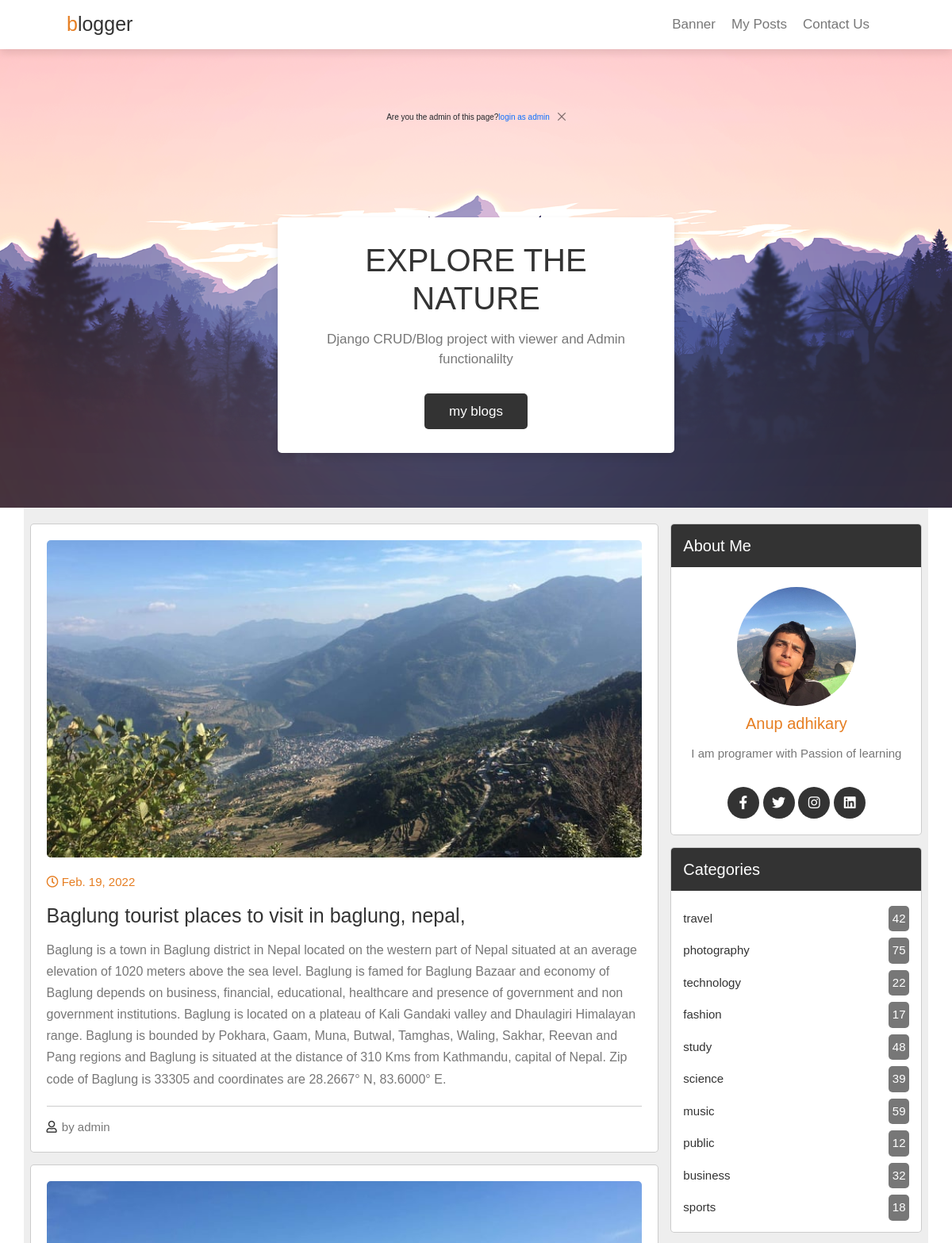
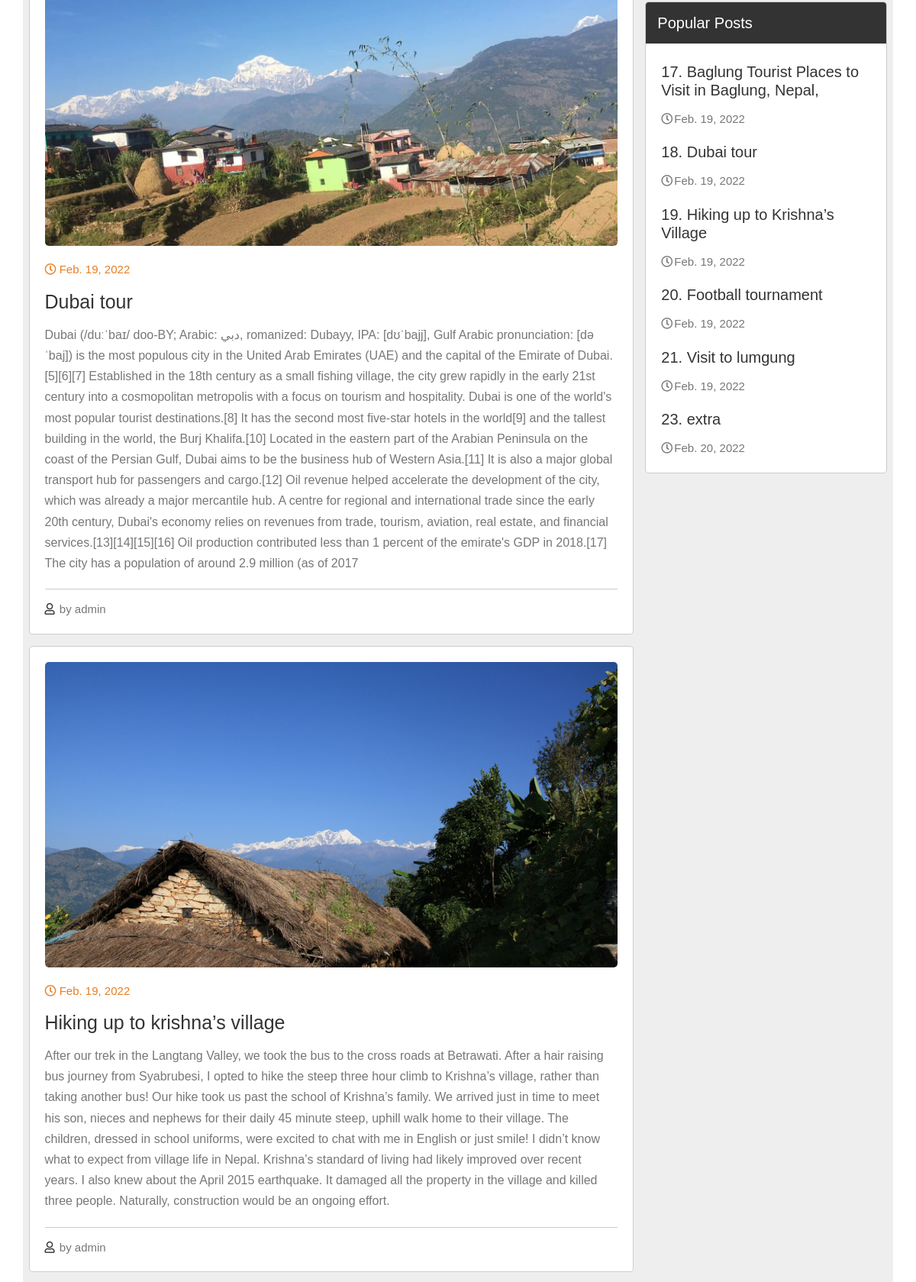
The page / (upper part) on the database its author committed (2 pictures, top to bottom).
### app_one/models.py (models this page shows, shortened)
class Add_BlogModel(models.Model):
    title = models.CharField(max_length=50)
    tags = models.CharField(max_length=80)
    desc = models.TextField(max_length=8000)
    image = models.ImageField( upload_to='my image/%y/%m/%d')
    date = models.DateField(auto_now_add=True)

### app_one/views.py (the view)
# urls.py: path('', views.index, name='home'),
def index(request):
    form_addblog = AddBlog()
    form_contact = Contactus_form()
    blogs = Add_BlogModel.objects.all()
    message_send_by_viewers = Contact.objects.all()
    dic = {'form_addblog':form_addblog, 'form_contactus':form_contact, 'blogs':blogs, 'messages_to_admin':message_send_by_viewers}
    return render(request, 'home.html', dic)

### templates/home.html (shortened to what this page needs)
{% load static %}
<!DOCTYPE html>
<html lang="en">
<head>
    <link href="https://cdn.jsdelivr.net/npm/bootstrap@5.1.3/dist/css/bootstrap.min.css" rel="stylesheet">
    <link rel="stylesheet" href="https://cdnjs.cloudflare.com/ajax/libs/font-awesome/5.15.3/css/all.min.css">
    <link rel="stylesheet" href="{% static 'css/style.css' %}">
</head>
<body>
<header class="header">
    <a href="#" class="logo"><span>b</span>logger</a>
    <nav class="navbar">
        <a href="#banner" >banner</a>
        <a href="#posts">my posts</a>
        {% if request.user.is_authenticated %}
        <a href="#contact">AddBlog</a>
        {% else %}
        <a href="#contact">Contact us</a>
        {% endif %}
        {% if request.user.is_authenticated %}
            <a href='{% url 'logout' %}'>logout </a>
    </nav>
    <div class="icons">
        <i class="fas fa-bars" id="menu-bars"></i>
    </div>
        {% else %}
    </nav>
        {% endif %}
</header>
<section class="banner" id="banner">
    {% if messages %}
        {% for message in messages %}
            <div class="alert alert-{{message.tags}} alert-dismissible fade show" role="alert">
                {{ message }}
                <button type="button" class="btn-close" data-bs-dismiss="alert" aria-label="Close"></button>
            </div>
        {% endfor %}
    {% else %}
        {% if request.user.is_authenticated == False %}
        <div class="alert alert-{{message.tags}} alert-dismissible fade show" role="alert">
            Are you the admin of this page?<a href = '{% url 'login' %}'>login as admin </a>
            <button type="button" class="btn-close" data-bs-dismiss="alert" aria-label="Close"></button>
        </div>
    {% endif %}
    {% endif %}
    <div class="content">
        <h3>explore the nature</h3>
        <p>Django CRUD/Blog project with viewer and Admin functionalilty</p>
        <a href="" class="btn">my blogs</a>
    </div>
</section>
<section class="container" id="posts">
    <div class="posts-container">
        {% for blog in blogs %}
        <div class="post">
            <img src="{{blog.image.url}}" alt="" class="image">
            <div class="date">
                <i class="far fa-clock"></i>
                <span>{{blog.date}}</span>
            </div>
            <h3 class="title">{{blog.title.capitalize}}</h3>
            <p class="text">{{blog.desc}}</p>
            <div class="links">
                <a href="#" class="user">
                    <i class="far fa-user"></i>
                    <span>by admin</span>
                </a>
            </div>
        </div>
        {% endfor %}
    </div>
    <div class="sidebar">
        {% if request.user.is_authenticated %}
        {% else %}
        <div class="box">
            <h3 class="title">about me</h3>
            <div class="about">
                <img src="{% static 'images/user.png' %}" alt="">
                <h3>Anup adhikary</h3>
                <p>I am programer with Passion of learning</p>
                <div class="follow">
                    <a href="#" class="fab fa-facebook-f"></a>
                    <a href="#" class="fab fa-twitter"></a>
                    <a href="#" class="fab fa-instagram"></a>
                    <a href="#" class="fab fa-linkedin"></a>
                </div>
            </div>
        </div>
        {% endif %}
        {% if request.user.is_authenticated %}
            {% for message in messages_to_admin %}
            <div class="box">
                <h3 class="title">message from {{message.name}}</h3>
                <div class="category">
                    <h6>contact : {{message.email}} / {{message.number}}</h6><br>
                    <h6>subject : {{message.subject}}</h6><br>
                <p>{{message.message}}</p><br>
                <a href="{% url 'delete_message' message.id %}" class="icon">
                    <i class="fa fa-trash"></i>
                </a>
                </div>
            </div>
            {% endfor %}
        {% else %}
        <div class="box">
            <h3 class="title">categories</h3>
            <div class="category">
                <a href="#"> travel <span>42</span></a>
                <a href="#"> photography <span>75</span> </a>
                <a href="#"> technology <span>22</span> </a>
                <a href="#"> fashion <span>17</span> </a>
                <a href="#"> study <span>48</span> </a>
                <a href="#"> science <span>39</span> </a>
                <a href="#"> music <span>59</span> </a>
                <a href="#"> public <span>12</span> </a>
                <a href="#"> business <span>32</span> </a>
                <a href="#"> sports <span>18</span> </a>
            </div>
        </div>
        {% endif %}
        <div class="box">
            <h3 class="title">popular posts</h3>
            <div class="p-post">
                {% for blog in blogs %}
                <a href="#">
                    <h3>{{blog.id}}. {{blog.title}}</h3>
                    <span><i class="far fa-clock"></i>{{blog.date}}</span>
                </a>
                {% endfor %}
            </div>
        </div>
    </div>
</section>
</body>
</html>

### static/css/style.css (style rules this page uses)
:root { --orange: #e67e22; --black: #333; --light-color: #777; --border: .1rem solid rgba(0, 0, 0, .2); --box-shadow: 0 .5rem 1rem rgba(0, 0, 0, .1); }
* { margin: 0; padding: 0; box-sizing: border-box; outline: none; border: none; text-decoration: none; font-family: Verdana, Geneva, Tahoma, sans-serif; font-weight: lighter; }
html { font-size: 62.5%; overflow-x: hidden; scroll-behavior: smooth; scroll-padding-top: 6rem; }
section { padding: 2rem 7%; }
.btn { margin-top: 1rem; display: inline-block; background: var(--black); color: #fff; border-radius: .5rem; padding: .9rem 3rem; cursor: pointer; font-size: 1.7rem; }
.header { position: fixed; top: 0; left: 0; right: 0; z-index: 1000; background: #fff; box-shadow: var(--box-shadow); display: flex; align-items: center; padding: 1.2rem 7%; }
.header .logo { color: var(--black); font-size: 2.5rem; margin-right: auto; }
.header .logo span { color: var(--orange); }
.header .navbar a { text-decoration: None; color: var(--light-color); margin-right: 2rem; font-size: 1.7rem; text-transform: capitalize; }
.banner { min-height: 80vh; background: url(../images/banner.png) no-repeat; background-size: cover; background-position: center; display: grid; place-items: center; padding-top: 8rem; }
.banner .content { text-align: center; background: #fff; border-radius: .5rem; box-shadow: var(--box-shadow); padding: 3rem; max-width: 50rem; }
.banner .content h3 { font-size: 4rem; color: var(--black); text-transform: uppercase; }
.banner .content p { font-size: 1.7rem; color: var(--light-color); padding: 1rem 0; line-height: 1.5; }
.container { display: grid; grid-template-columns: 2.5fr 1fr; gap: 1.5rem; background: #eee; }
.container .posts-container .post { width: 100%; padding: 2rem; background: #fff; border: var(--border); border-radius: .5rem; margin-bottom: 1.5rem; }
.container .posts-container .post .image { height: 40rem; width: 100%; border-radius: .5rem; object-fit: cover; }
.container .posts-container .post .date { padding-top: 2rem; font-size: 1.5rem; color: var(--orange); }
.container .posts-container .post .title { padding-top: 1.5rem; font-size: 2.5rem; color: var(--black); }
.container .posts-container .post .text { color: var(--light-color); font-size: 1.6rem; line-height: 1.7; padding: 1rem 0; }
.container .posts-container .links { border-top: var(--border); margin-top: .5rem; padding-top: 1.5rem; display: flex; align-items: center; }
.container .posts-container .links .user { margin-right: auto; }
.container .posts-container .links a { font-size: 1.5rem; color: var(--light-color); }
.container .posts-container .links a i { padding-right: .2rem; color: var(--black); }
.container .sidebar .box { border: var(--border); border-radius: .5rem; overflow: hidden; background: #fff; margin-bottom: 1.5rem; }
.container .sidebar .box .title { padding: 1.5rem; font-size: 2rem; color: #fff; background: var(--black); text-transform: capitalize; }
.container .sidebar .box .about { text-align: center; padding: 1rem 1.5rem; }
.container .sidebar .box .about img { height: 15rem; width: 15rem; border-radius: 50%; object-fit: cover; margin: 1rem 0; }
.container .sidebar .box .about h3 { color: var(--orange); font-size: 2rem; }
.container .sidebar .box .about p { color: var(--light-color); font-size: 1.5rem; line-height: 1.5; padding: 1rem; }
.container .sidebar .box .about .follow { padding: 1rem 0; }
.container .sidebar .box .about .follow a { height: 4rem; line-height: 4rem; width: 4rem; border-radius: 50%; background: var(--black); color: #fff; font-size: 1.7rem; margin: 0 .1rem; }
.container .sidebar .box .category { padding: 1rem 1.5rem; }
.container .sidebar .box .category a { padding: .4rem 0; font-size: 1.5rem; color: var(--black); display: flex; align-items: center; justify-content: space-between; }
.container .sidebar .box .category a span { background: var(--light-color); color: #fff; border-radius: .5rem; padding: .5rem; }
.container .sidebar .box .p-post { padding: 1rem 2rem; }
.container .sidebar .box .p-post a { padding: 1rem 0; display: block; }
.container .sidebar .box .p-post a h3 { color: var(--black); font-size: 2rem; padding-bottom: 1rem; }
.container .sidebar .box .p-post a span { color: var(--light-color); font-size: 1.5rem; }
.container .sidebar .box .p-post a span i { padding-right: .2rem; }

### templates/home.html (style rules this page uses)
a { text-decoration:None; }

### rows shown on the page
Add_BlogModel: image (picture), date "Feb. 19, 2022", title "Baglung tourist places to visit in baglung, nepal,", desc "Baglung is a town in Baglung district in Nepal located on the western part of Nepal situated at an average elevation of 1020 meters above the sea level. Baglung is famed for Baglung Bazaar and economy of Baglung depends on business, financial, educational, healthcare and presence of government and non government institutions. Baglung is located on a plateau of Kali Gandaki valley and Dhaulagiri Himalayan range. Baglung is bounded by Pokhara, Gaam, Muna, Butwal, Tamghas, Waling, Sakhar, Reevan and Pang regions and Baglung is situated at the distance of 310 Kms from Kathmandu, capital of Nepal. Zip code of Baglung is 33305 and coordinates are 28.2667° N, 83.6000° E.", id "17", title "Baglung Tourist Places to Visit in Baglung, Nepal,"
Add_BlogModel: image (picture), date "Feb. 19, 2022", title "Dubai tour", desc "Dubai (/duːˈbaɪ/ doo-BY; Arabic: دبي, romanized: Dubayy, IPA: [dʊˈbajj], Gulf Arabic pronunciation: [dəˈbaj]) is the most populous city in the United Arab Emirates (UAE) and the capital of the Emirate of Dubai.[5][6][7] Established in the 18th century as a small fishing village, the city grew rapidly in the early 21st century into a cosmopolitan metropolis with a focus on tourism and hospitality. Dubai is one of the world's most popular tourist destinations.[8] It has the second most five-star hotels in the world[9] and the tallest building in the world, the Burj Khalifa.[10] Located in the eastern part of the Arabian Peninsula on the coast of the Persian Gulf, Dubai aims to be the business…", id "18"
Add_BlogModel: image (picture), date "Feb. 19, 2022", title "Hiking up to krishna’s village", desc "After our trek in the Langtang Valley, we took the bus to the cross roads at Betrawati. After a hair raising bus journey from Syabrubesi, I opted to hike the steep three hour climb to Krishna’s village, rather than taking another bus! Our hike took us past the school of Krishna’s family. We arrived just in time to meet his son, nieces and nephews for their daily 45 minute steep, uphill walk home to their village. The children, dressed in school uniforms, were excited to chat with me in English or just smile! I didn’t know what to expect from village life in Nepal. Krishna’s standard of living had likely improved over recent years. I also knew about the April 2015 earthquake. It damaged all…", id "19", title "Hiking up to Krishna’s Village"
Add_BlogModel: id "20", title "Football tournament", date "Feb. 19, 2022"
Add_BlogModel: id "21", title "Visit to lumgung", date "Feb. 19, 2022"
Add_BlogModel: id "23", title "extra", date "Feb. 20, 2022"
